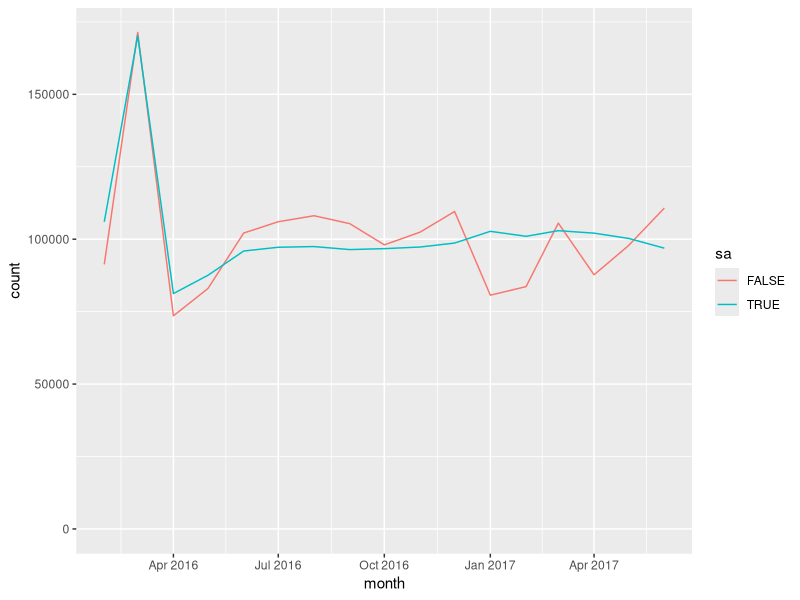
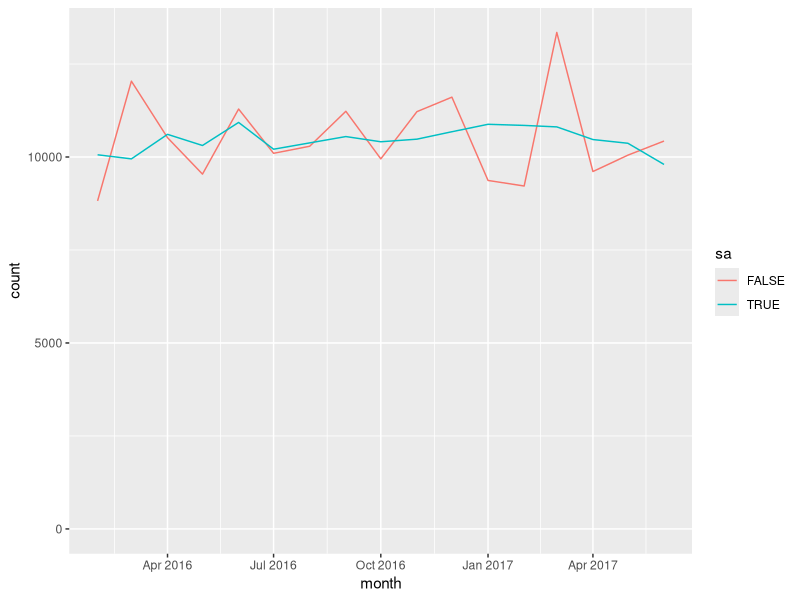
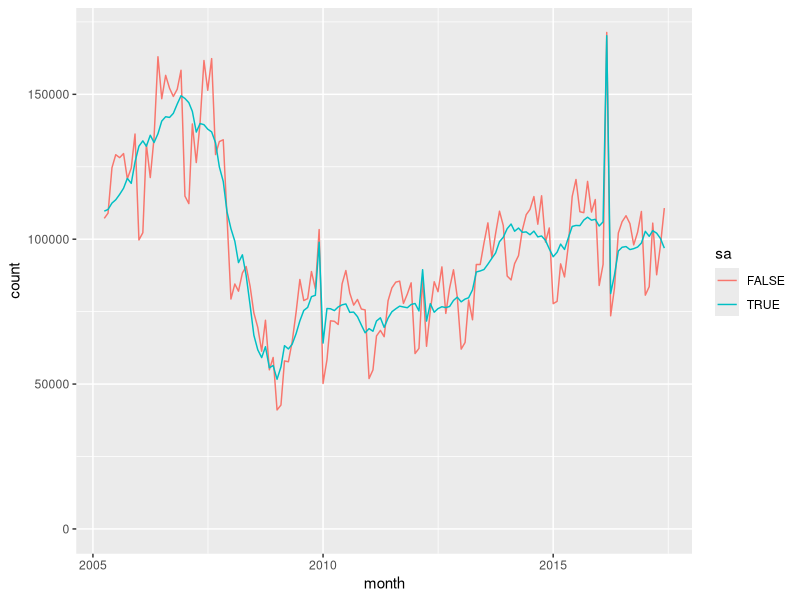
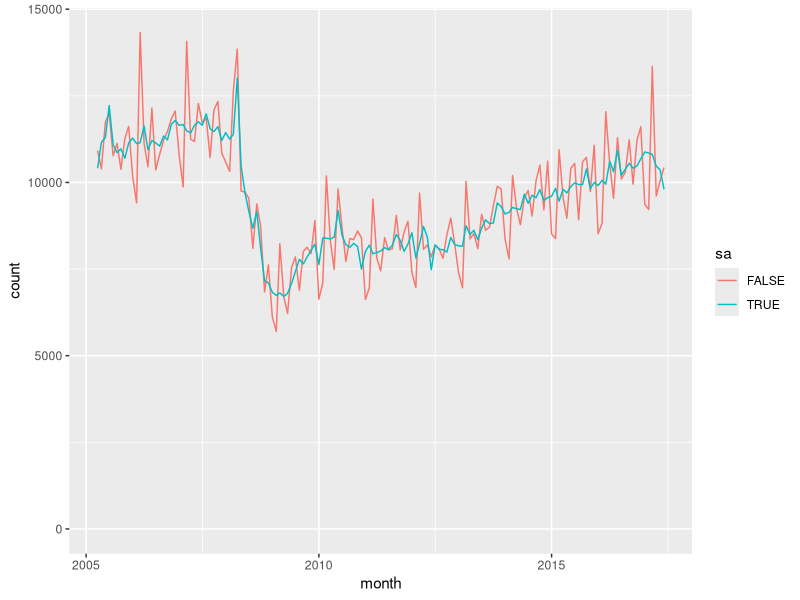
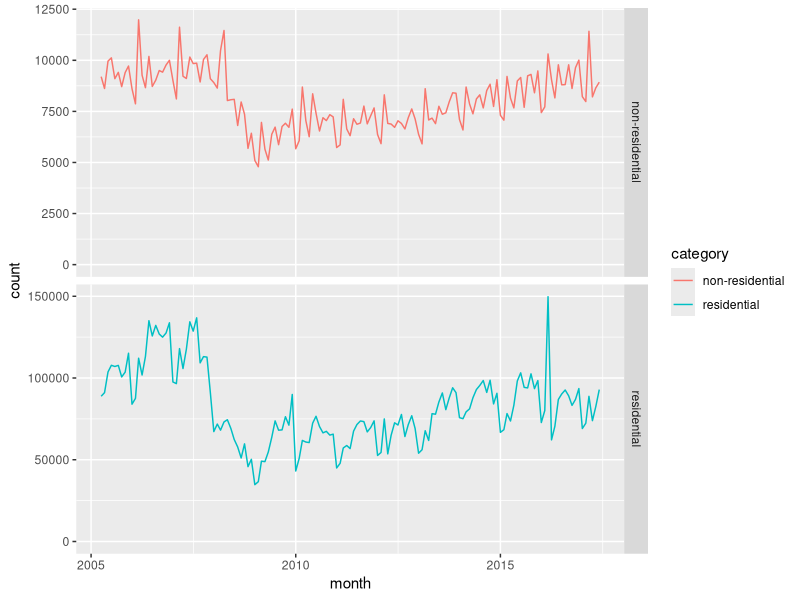
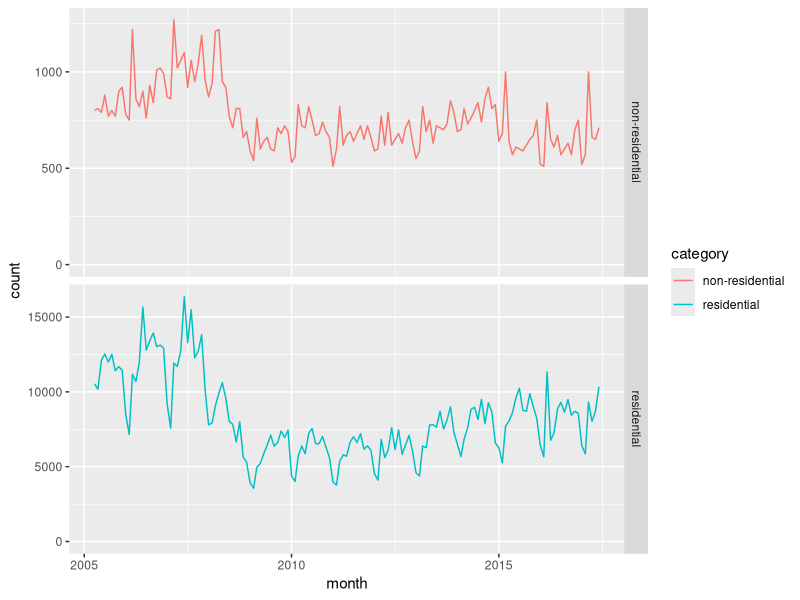
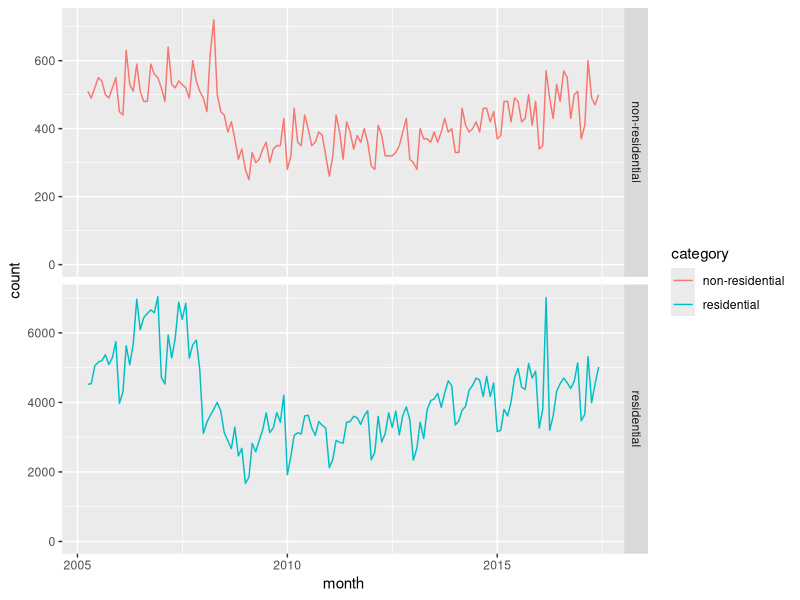
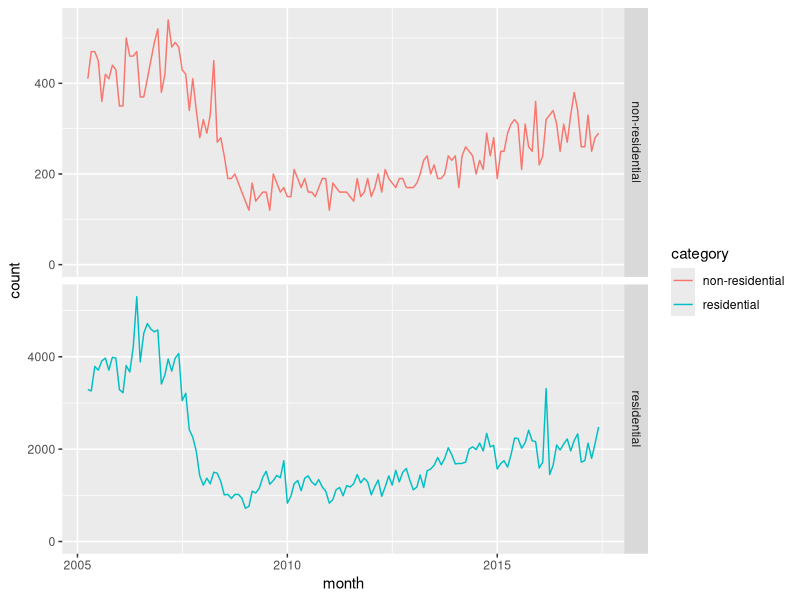

These charts were generated, in order, by the following R code:
## ---- chunk 1
knitr::opts_chunk$set(echo = FALSE, warning = FALSE, message = FALSE)
library(readxl)
library(kableExtra)
library(lubridate)
library(tidyverse)
## ---- chunk 2
resCountRaw <- read_xlsx('./UK_Tables_Jul_2017_monthlies.xlsx','Residential')
nonresCountRaw <- read_xlsx('./UK_Tables_Jul_2017_monthlies.xlsx','Non-residential')

resCount <- resCountRaw %>%
            gather('area','count',2:7) %>%
            mutate(category='residential')
            
nonresCount <- nonresCountRaw %>%
               gather('area','count',2:7) %>% 
               mutate(category='non-residential')

monthlyCount <- dplyr::union(resCount,nonresCount) %>%
                mutate(
                  sa=(area=='UKSeasonallyAdjusted'),
                  year=strftime(month,format='%Y'),
                  fyst=year(month)-as.integer( month(month)<4 ),
                  fy=paste0(as.character(fyst),'\U2013',as.character((fyst+1) %% 100)),
                  quarter=quarters(month),
                  area=replace(area,area=='UKSeasonallyAdjusted','UK')
                )

thisMonth <- ymd('2017-07-01',tz='UTC')
recentRangeStart <- thisMonth %m+% months(-17)
historicRangeStart <- ymd('2005-04-01',tz='UTC')
recentMonths <- seq(recentRangeStart,thisMonth,by='month')
historicMonths <- seq(historicRangeStart,thisMonth,by='month')

monthlyCount %>% 
  filter(area == 'UK') %>%
  filter(month %in% recentMonths) %>%
  filter(category == 'residential') %>%
  ggplot(mapping = aes(x=month,y=count,colour=sa)) +
  expand_limits(y=0) +
  geom_line() -> chart1a
plot(chart1a)

monthlyCount %>% 
  filter(area == 'UK') %>%
  filter(month %in% recentMonths) %>%
  filter(category == 'non-residential') %>%
  ggplot(mapping = aes(x=month,y=count,colour=sa)) +
  expand_limits(y=0) +
  geom_line() -> chart1b
plot(chart1b)

monthlyCount %>% 
  filter(area == 'UK') %>%
  filter(month %in% historicMonths) %>%
  filter(category == 'residential') %>%
  ggplot(mapping = aes(x=month,y=count,colour=sa)) +
  expand_limits(y=0) +
  geom_line() -> chart4a
plot(chart4a)

monthlyCount %>% 
  filter(area == 'UK') %>%
  filter(month %in% historicMonths) %>%
  filter(category == 'non-residential') %>%
  ggplot(mapping = aes(x=month,y=count,colour=sa)) +
  expand_limits(y=0) +
  geom_line() -> chart4b
plot(chart4b)

monthlyCount %>% 
  filter(area == 'England') %>%
  filter(month %in% historicMonths) %>%
  ggplot(mapping = aes(x=month,y=count,colour=category)) +
  facet_grid(category ~ ., scales="free_y" )+
  expand_limits(y=0) +
  geom_line() -> chart4c
plot(chart4c) # TODO dual y-axes, see http://lehoangvan.com/posts/dual-y-axis-ggplot2/

monthlyCount %>% 
  filter(area == 'Scotland') %>%
  filter(month %in% historicMonths) %>%
  ggplot(mapping = aes(x=month,y=count,colour=category)) +
  facet_grid(category ~ ., scales="free_y" )+
  expand_limits(y=0) +
  geom_line() -> chart4d
plot(chart4d)

monthlyCount %>% 
  filter(area == 'Wales') %>%
  filter(month %in% historicMonths) %>%
  ggplot(mapping = aes(x=month,y=count,colour=category)) +
  facet_grid(category ~ ., scales="free_y" )+
  expand_limits(y=0) +
  geom_line() -> chart4e
plot(chart4e) # TODO dual y-axes, see http://lehoangvan.com/posts/dual-y-axis-ggplot2/

monthlyCount %>% 
  filter(area == 'Northern Ireland') %>%
  filter(month %in% historicMonths) %>%
  ggplot(mapping = aes(x=month,y=count,colour=category)) +
  facet_grid(category ~ ., scales="free_y" )+
  expand_limits(y=0) +
  geom_line() -> chart4f
plot(chart4f)
## ---- chunk 3
 knitr::kable(monthlyCount %>% filter(month %in% recentMonths, category == 'residential') %>% select (-c(category,year,fyst,fy,quarter)) %>% spread(area,count))
